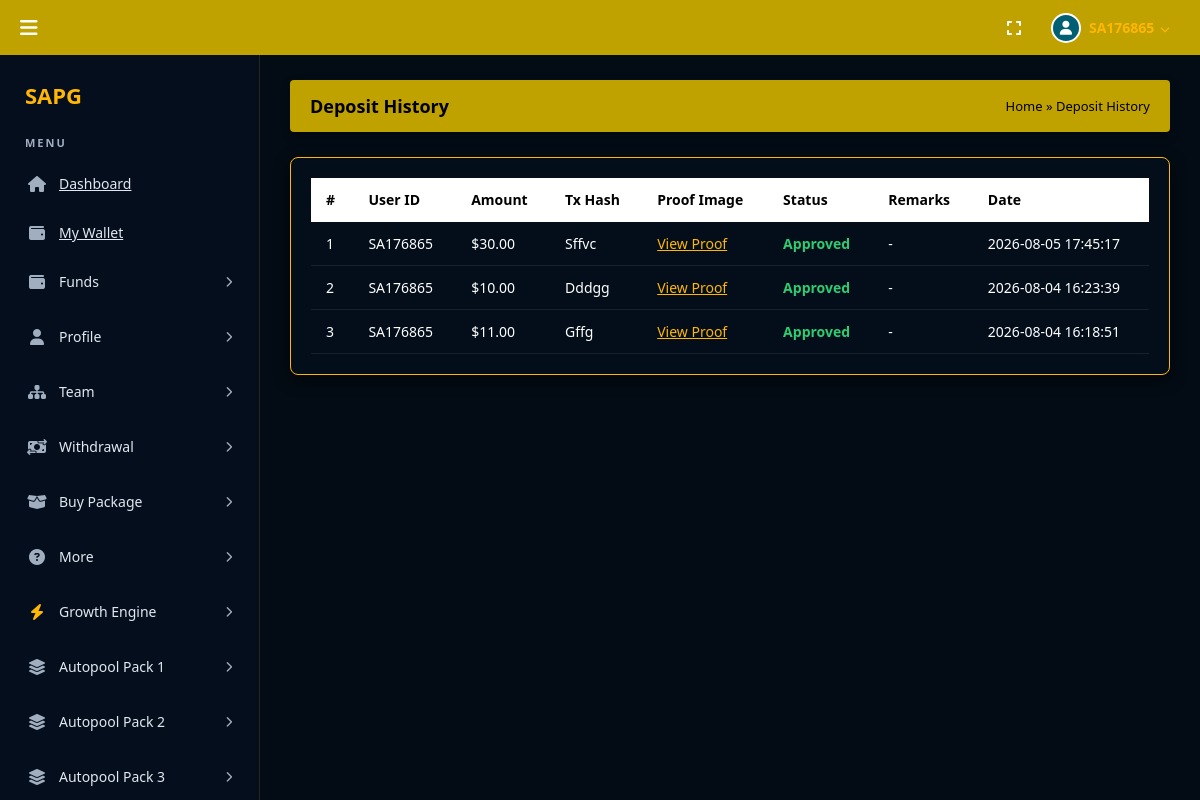
/UserPanel/depositHistory.php (signed in), run on the app's committed database.
### tables this page shows
CREATE TABLE `deposit_requests` (
  `id` int(11) NOT NULL AUTO_INCREMENT,
  `user_id` varchar(8) NOT NULL,
  `amount` decimal(15,2) NOT NULL,
  `tx_hash` varchar(255) DEFAULT NULL COMMENT 'Blockchain transaction hash',
  `proof_image` varchar(255) DEFAULT NULL COMMENT 'Path to uploaded proof screenshot',
  `status` enum('Pending','Approved','Rejected') DEFAULT 'Pending',
  `admin_remarks` text DEFAULT NULL COMMENT 'Reason for rejection if applicable',
  `created_at` timestamp NOT NULL DEFAULT current_timestamp(),
  `updated_at` timestamp NOT NULL DEFAULT current_timestamp() ON UPDATE current_timestamp(),
  PRIMARY KEY (`id`),
  KEY `idx_user` (`user_id`),
  KEY `idx_status` (`status`)
);

### UserPanel/depositHistory.php (the view, shortened to what this page needs)
<?php
require_once '../libs/auth.php';
$user_id = $_SESSION['user_id'] ?? '';
$stmt = $pdo->prepare("SELECT * FROM deposit_requests WHERE user_id = ? ORDER BY id DESC");
$stmt->execute([$user_id]);
$deposits = $stmt->fetchAll(PDO::FETCH_ASSOC);
?>
<?php include '../includes/header.php'; ?>
<div id="depositHistorySection" class="content-section active-view">
    <div class="profile-header-bar">
        <div class="profile-header-title">Deposit History</div>
        <div class="profile-breadcrumb"><a href="index.php">Home</a> &raquo; Deposit History</div>
    </div>
    <div class="table-container">
        <table class="custom-table">
            <thead>
                <tr>
                    <th>#</th>
                    <th>User ID</th>
                    <th>Amount</th>
                    <th>Tx Hash</th>
                    <th>Proof Image</th>
                    <th>Status</th>
                    <th>Remarks</th>
                    <th>Date</th>
                </tr>
            </thead>
            <tbody>
                <?php if (empty($deposits)): ?>
                    <tr><td colspan="8" class="empty-row-msg">No records found</td></tr>
                <?php else: ?>
                    <?php
                    $index = 1;
                    foreach ($deposits as $dep):
                        $statusClass = '';
                        if ($dep['status'] === 'Approved') {
                            $statusClass = 'color: #2ecc71; font-weight: bold;';
                        } elseif ($dep['status'] === 'Rejected') {
                            $statusClass = 'color: #e74c3c; font-weight: bold;';
                        } else {
                            $statusClass = 'color: #f1c40f; font-weight: bold;';
                        }
                    ?>
                        <tr>
                            <td><?php echo $index++; ?></td>
                            <td><?php echo htmlspecialchars($dep['user_id']); ?></td>
                            <td>$<?php echo number_format($dep['amount'], 2); ?></td>
                            <td style="max-width: 200px; overflow: hidden; text-overflow: ellipsis; white-space: nowrap;">
                                <?php echo htmlspecialchars($dep['tx_hash']); ?>
                            </td>
                            <td>
                                <?php if (!empty($dep['proof_image'])): ?>
                                    <a href="<?php echo htmlspecialchars('../' . $dep['proof_image']); ?>" target="_blank" style="color: #ffb703; text-decoration: underline;">View Proof</a>
                                <?php else: ?>
                                    N/A
                                <?php endif; ?>
                            </td>
                            <td style="<?php echo $statusClass; ?>"><?php echo htmlspecialchars($dep['status']); ?></td>
                            <td><?php echo htmlspecialchars($dep['admin_remarks'] ?? '-'); ?></td>
                            <td><?php echo htmlspecialchars($dep['created_at']); ?></td>
                        </tr>
                    <?php endforeach; ?>
                <?php endif; ?>
            </tbody>
        </table>
    </div>
</div>
<?php include '../includes/footer.php'; ?>

### includes/header.php (style rules this page uses)
* { margin: 0; padding: 0; box-sizing: border-box; font-family: 'Segoe UI', Tahoma, Geneva, Verdana, sans-serif; }
body { overflow: hidden; background-color: #030b14; color: #fff; display: flex; flex-direction: column; height: 100vh; height: 100dvh; width: 100vw; }
.profile-header-bar { background: #bfa100; padding: 14px 20px; border-radius: 4px; display: flex; justify-content: space-between; align-items: center; margin-bottom: 25px; box-shadow: 0 4px 10px rgba(0, 0, 0, 0.3); }
.profile-header-title { color: #000; font-size: 18px; font-weight: bold; }
.profile-breadcrumb { font-size: 13px; color: #000; font-weight: 500; }
.profile-breadcrumb a { color: #000; text-decoration: none; }
.content-section { display: none; }
.content-section.active-view { display: block; }
.table-container { background: rgba(6, 17, 33, 0.6); backdrop-filter: blur(15px); border: 1px solid #ffb703; border-radius: 8px; padding: 20px; box-shadow: 0 5px 15px rgba(0, 0, 0, 0.5); overflow-x: auto; }
.custom-table { width: 100%; border-collapse: collapse; text-align: left; font-size: 14px; }
.custom-table thead tr { background: #ffffff; color: #000000; font-weight: 600; }
.custom-table th, .custom-table td { padding: 12px 15px; border-bottom: 1px solid rgba(255, 255, 255, 0.08); white-space: nowrap; }
.custom-table tbody tr { transition: background 0.2s; }

### data on the page
deposit_requests: user "SA176865", amount "30.00", tx_hash "Sffvc", status "Approved", admin_remarks "-", created_at "2026-08-05 17:45:17"
deposit_requests: user "SA176865", amount "10.00", tx_hash "Dddgg", status "Approved", admin_remarks "-", created_at "2026-08-04 16:23:39"
deposit_requests: user "SA176865", amount "11.00", tx_hash "Gffg", status "Approved", admin_remarks "-", created_at "2026-08-04 16:18:51"

### other printed values
$_SESSION['user_id'] "SA176865"
$env['SITE_NAME'] "SAPG"
